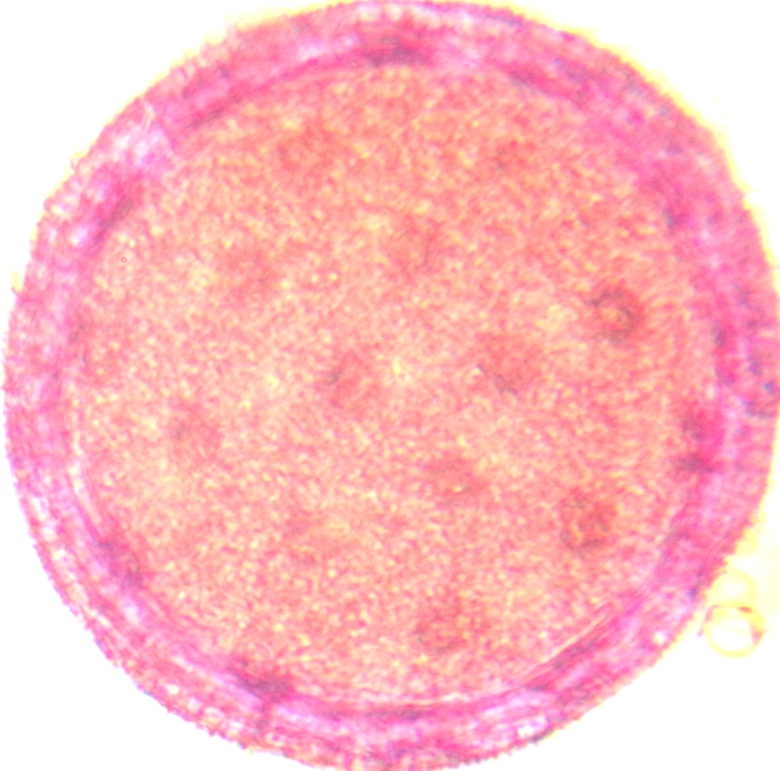
#> input picture target_imgs/ML102115 40X1C 498_1.JPG, 1560 x 1541 px (shown at 1/2 size); its folder holds only this picture in this run
$ python -i helpers.py   (imports and definitions only)
#> lines starting #> are read from the running program, lines starting #| are printed output that depends on the picture; after the words box and inside, x2 and y2 are one past the last pixel; in counts of white or black regions, pixels touching at a corner belong together
import cv2
import matplotlib.pyplot as plt
import numpy as np
import os
from PIL import Image
import random
from scipy import stats
from typing import Iterable


from skimage.exposure import rescale_intensity
from skimage.filters import threshold_yen


# [34 lines left out: functions get_magnification, list_images, not called in this run]


def load_img(img):
  return cv2.cvtColor(cv2.imread(img), cv2.COLOR_BGR2RGB)


# ## Source: `normalize` function from HMC CS153 'point_operators.ipynb' demo:
def normalize(img, Lmax, Lmin):
  img_out = (img - img.min()) * (Lmax - Lmin) / (img.max() - img.min()) + Lmin
  return img_out


def reduce_colors(im, col_ct=3):
  # source: https://docs.opencv.org/4.x/d1/d5c/tutorial_py_kmeans_opencv.html
  im_copy = np.copy(im)

  if len(im.shape) < 3: im_copy = cv2.cvtColor(normalize(im_copy, 255, 0).astype('uint8'), cv2.COLOR_GRAY2RGB)

  Z = im_copy.reshape((-1,3))

  # convert to np.float32
  Z = np.float32(Z)
  # define criteria, number of clusters(K) and apply kmeans()
  criteria = (cv2.TERM_CRITERIA_EPS + cv2.TERM_CRITERIA_MAX_ITER, 10, 1.0)

  ret,label,center=cv2.kmeans(Z, col_ct, None, criteria, 10, cv2.KMEANS_RANDOM_CENTERS)
  # Now convert back into uint8, and make original image
  center = np.uint8(center)
  res = center[label.flatten()]
  res2 = res.reshape((im_copy.shape))

  if len(im.shape) < 3: res2 = normalize(cv2.cvtColor(res2, cv2.COLOR_RGB2GRAY), np.amax(im), np.amin(im)) # TODO:

  return res2


# estimate lower and upper range for HSV color
def hsv_thresh(color_tuple, hue_shift=26, value_shift=5):
  # deconstruct tuple
  h, s, v = color_tuple

  # openCV hue range: [0, 180]
  low_h = max(0, h-hue_shift)
  up_h = min(180, h+hue_shift)

  # openCV saturation range: [0, 255]
  low_s = 5 * round((s/5)/5) #divide by 5 and then round to nearest 5
  up_s = min(255, 5 * round((s*5)/5)) # multiply by 5 and then round to nearest 5, capping at 255

  # openCV value range: [0, 255]
  if (h == 0 and s == 0): # black or white
    low_v = 5 * round((v/1.5)/5) #divide by 1.5 and then round to nearest 5
    if v > 0: up_v = min(255, 5 * round((v*1.5)/5)) # multiply by 1.5 and then round to nearest 5, capping at 255
    else: up_v = 20
  else:
    # value range: [0, 255]
    low_v = 5 * round((v/value_shift)/5) #divide by `value_shift` and then round to nearest 5
    up_v = min(255, 5 * round((v*value_shift)/5)) # multiply by `value_shift` and then round to nearest 5, capping at 255

  lower, upper = np.array([low_h, low_s, low_v]).astype(np.uint8), np.array([up_h, up_s, up_v]).astype(np.uint8)

  return lower, upper


# [95 lines left out: functions show_img, cvt_img_format, not called in this run]


def unique_colors(img):
  if len(img.shape) > 2:
    return np.unique(img.reshape(-1, img.shape[2]), axis=0)
  else: return np.unique(img)


# [29 lines left out: functions edge_color, normalize_brightness, not called in this run]


def saturation_mask(img):
  img_hsv = cv2.cvtColor(img, cv2.COLOR_RGB2HSV)
  img_reduced = reduce_colors(img_hsv, col_ct=2)

  hsv_colors = unique_colors(img_reduced)

  hue, sat, val = hsv_colors.T

  most_saturated = hsv_colors[np.argmax(sat)] #index of highest saturation value

  sat_lower, sat_upper = hsv_thresh(tuple(most_saturated))

  sat_mask = cv2.inRange(img_hsv, sat_lower, sat_upper)

  return sat_mask


# [65 lines left out: functions list_species_names, get_species, save_species_img, clear_files, random_file, resize_img, not called in this run]


>>> import cv2
>>> picture = cv2.cvtColor(cv2.imread('target_imgs/ML102115 40X1C 498_1.JPG'), cv2.COLOR_BGR2RGB)
>>> result = saturation_mask(picture)
#> in saturation_mask, `img_hsv = cv2.cvtColor(img, cv2.COLOR_RGB2HSV)`: img_hsv: shape (1541, 1560, 3); mean H, S, V 72.9, 74.8, 253.4
#> in reduce_colors, `ret,label,center=cv2.kmeans(Z, col_ct, None, criteria, 10, cv2.KMEANS_..`: ret = 3.13e+09; center = [[5.37, 57.93, 255.8], [170.9, 99.31, 253.2]]
#> in reduce_colors, `center = np.uint8(center)`: center = [[5, 57, 255], [170, 99, 253]]
#> in reduce_colors, `res2 = res.reshape((im_copy.shape))`: res2: shape (1541, 1560, 3); mean H, S, V 72.1, 74.1, 254.2
#> in saturation_mask, `hue, sat, val = hsv_colors.T`: hue = [5, 170]; sat = [57, 99]; val = [255, 253]
#> in saturation_mask, `most_saturated = hsv_colors[np.argmax(sat)]`: most_saturated = [170, 99, 253]
#> in hsv_thresh, `h, s, v = color_tuple`: h = 170; s = 99; v = 253
#> in hsv_thresh, `low_h = max(0, h-hue_shift)`: low_h = 144
#> in hsv_thresh, `up_h = min(180, h+hue_shift)`: up_h = 180
#> in hsv_thresh, `low_s = 5 * round((s/5)/5)`: low_s = 20
#> in hsv_thresh, `up_s = min(255, 5 * round((s*5)/5))`: up_s = 255
#> in hsv_thresh, `low_v = 5 * round((v/value_shift)/5)`: low_v = 50
#> in hsv_thresh, `up_v = min(255, 5 * round((v*value_shift)/5))`: up_v = 255
#> in hsv_thresh, `lower, upper = np.array([low_h, low_s, low_v]).astype(np.uint8), np.ar..`: lower = [144, 20, 50]; upper = [180, 255, 255]
#> in saturation_mask, `sat_lower, sat_upper = hsv_thresh(tuple(most_saturated))`: sat_lower = [144, 20, 50]; sat_upper = [180, 255, 255]
#> in saturation_mask, `sat_mask = cv2.inRange(img_hsv, sat_lower, sat_upper)`:
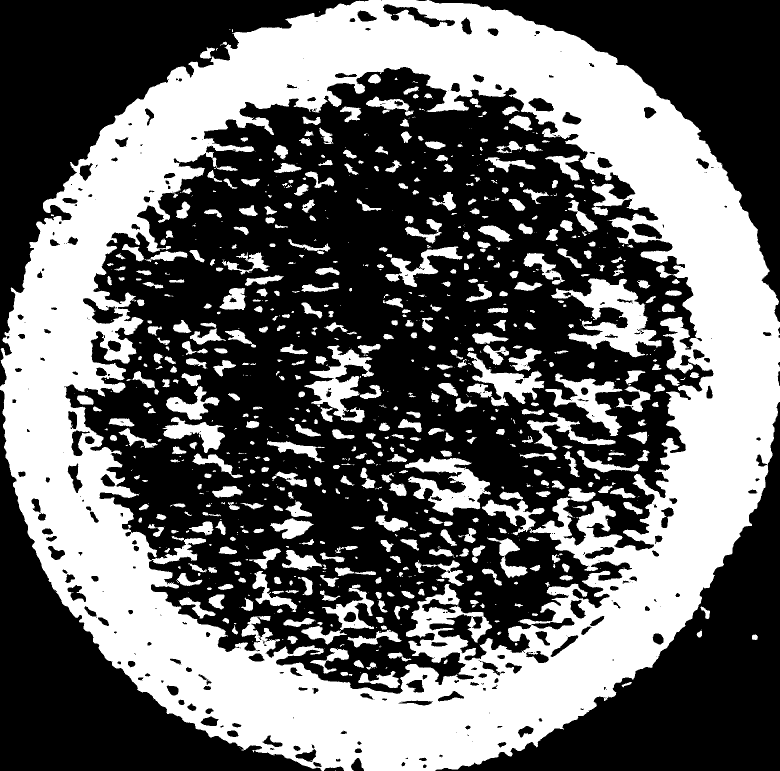
#> sat_mask: shape (1541, 1560) (shown at 1/2 size); 40.3% white; 946 white regions (413 under 20 px), largest, box (x1, y1, x2, y2) and area: (0, 0, 1560, 1541) 781700, (1102, 557, 1323, 715) 13469, (810, 913, 982, 1031) 9049
